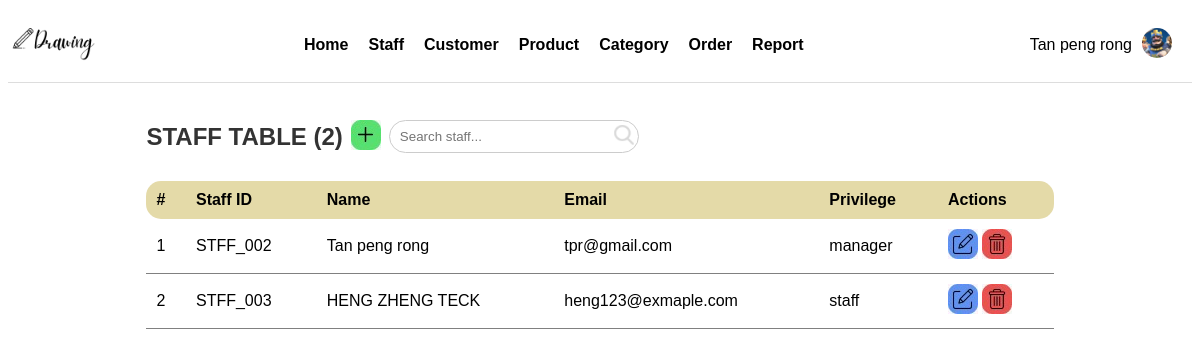
/admin_staff.php (signed in), run on the app's committed database.
### tables this page shows
CREATE TABLE `users` (
  `userId` varchar(100) NOT NULL,
  `userName` varchar(100) DEFAULT NULL,
  `email` varchar(100) DEFAULT NULL,
  `password` varchar(100) DEFAULT NULL,
  `phone` varchar(100) DEFAULT NULL,
  `birthday` varchar(100) DEFAULT NULL,
  `gender` varchar(100) DEFAULT NULL,
  `profile_image` varchar(100) DEFAULT NULL,
  `role` enum('customer','staff','manager') DEFAULT NULL
);

### admin_staff.php (the view, shortened to what this page needs)
<!DOCTYPE html>
<html lang="en">
<head>
    <link rel="stylesheet" href="css/table.css">
</head>
<body>
<?php include 'header_admin.php' ?>
    <?php
    $searchKeyword = isset($_GET['search_keyword']) ? trim($_GET['search_keyword']) : "";
    if (!empty($searchKeyword)) {
        $stm = $_db->prepare("SELECT * FROM users WHERE (userName LIKE ?
    OR email LIKE ? OR phone LIKE ? OR userId LIKE ?) AND (role='staff' OR role='manager')");
        $searchTerm = "%$searchKeyword%";
        $stm->execute([$searchTerm, $searchTerm, $searchTerm, $searchTerm]);
    } else {
        $stm = $_db->prepare("SELECT * FROM users WHERE (role='staff' OR role='manager') ");
        $stm->execute();
    }
    $staffData = $stm->fetchAll(PDO::FETCH_ASSOC);
    $count = 1;
    ?>
    <div class="staff-container">
        <div class="content">
            <div class="header-container">
                <h2>STAFF TABLE (<?= count($staffData) ?>) </h2>
                <div>
                    <a href="admin_add_staff.php"><img src="image/add.png" alt="add" /></a>
                </div>
                <form method="GET" id="searchForm">
                    <div class="search-box">
                        <input type="text" class="search_keyword" name="search_keyword" id="searchInput" placeholder="Search staff..."></input>
                        <button id="searchButton" name="search" value="search">
                            <img src="image/search.png" alt="search" />
                        </button>
                    </div>
                </form>
            </div>
            <form method="POST" action="admin_staff.php" id="deleteForm">
                <table>
                    <thead>
                        <tr>
                            <th>#</th>
                            <th>Staff ID</th>
                            <th>Name</th>
                            <th>Email</th>
                            <th>Privilege</th>
                            <th>Actions</th>
                        </tr>
                    </thead>
                    <tbody>
                        <?php foreach ($staffData as $index => $staff): ?>
                            <tr>
                                <td><?= $count++ ?></td>
                                <td><?= $staff["userId"] ?></td>
                                <td><?= $staff["userName"] ?></td>
                                <td><?= $staff["email"] ?></td>
                                <td><?= $staff["role"] ?></td>
                                <td>
                                    <a href="admin_edit_staff.php?staffId=<?= $staff["userId"] ?>"><img src="image/edit.png" alt="edit" /></a>
                                    <a href="admin_delete_user.php?staffId=<?= $staff["userId"] ?>"
                                        onclick="return confirm('Are you sure you want to delete this staff member?');">
                                        <img src="image/delete.png" alt="delete" />
                                    </a>
                                </td>
                            </tr>
                        <?php endforeach; ?>
                    </tbody>
                </table>
            </form>
        </div>
</body>
</html>

### header_admin.php (shortened to what this page needs)
<?php
require 'base.php';
$id = isset($_SESSION['ADMINID'] ) ?   $_SESSION['ADMINID']  : null;
$message =  isset($_SESSION['message']) ? $_SESSION['message'] : null;
$stm = $_db->prepare("SELECT * FROM users WHERE userId = ?");
$stm->execute([$id]);
$result = $stm->fetch(PDO::FETCH_ASSOC);
?>
<!DOCTYPE html>
<html lang="en">
<head>
    <link rel="stylesheet" href="css/header_admin.css">
</head>
<body>
    <header>
        <div class="logo_box">
            <img src="image/logo.png" alt="Logo" />
        </div>
        <nav class="nav-bar">
            <a href="admin_home.php">Home</a>
            <a href="admin_staff.php">Staff</a>
            <a href="admin_customer.php">Customer</a>
            <a href="admin_product.php">Product</a>
            <a href="admin_category.php">Category</a>
            <a href="admin_order.php">Order</a>
            <a href="report.php">Report</a>
        </nav>
        <?php if (!empty($id) || !empty($message)): ?>
            <div class="userinfo_box">
                <p><?= $result['userName']?? "" ?></p>
                <div class="dropdown">
                <img class="user_img" src="<?= $result['profile_image']?? ""?>" alt="user" />
                </div>
            </div>
        <?php else: ?>
           <?php redirect("admin_login.php")?>
        <?php endif; ?>
    </header>
</body>
</html>

### css/table.css (style rules this page uses)
.staff-container { width: 80%; margin: auto; padding: 20px; }
h2 { display: flex; align-items: center; color: #333; }
table { width: 100%; border-collapse: collapse; margin-top: 10px; }
thead { background: rgba(201, 182, 83, 0.5); padding: 10px; text-align: left; color: var(--grey); }
th, td { padding: 10px; text-align: left; }
thead>tr>th:first-child { border-radius: 15px 0 0 15px; }
thead>tr>th:last-child { border-radius: 0 15px 15px 0; }
td { border-bottom: 1px solid grey; padding: 10px; }
.header-container { display: flex; align-items: center; gap: 8px; }
.header-container button { border: none; }
.search-box { position: relative; display: flex; align-items: center; width: 250px; }
.search_keyword { width: 100%; padding: 8px 40px 8px 10px; border: 1px solid #ccc; border-radius: 20px; outline: none; }
#searchButton { position: absolute; right: 5px; border: none; background: none; cursor: pointer; }
#searchButton img { width: 20px; height: 20px; }

### css/header_admin.css (style rules this page uses)
* { padding: 0; box-sizing: border-box; font-family: Arial, sans-serif; }
header { display: flex; justify-content: space-between; align-items: center; background: white; padding: 10px 20px; border-bottom: 1px solid #ddd; }
.logo_box img { height: 50px; width: auto; transform: scale(2.0); }
.nav-bar { display: flex; gap: 20px; }
.nav-bar a { text-decoration: none; color: black; font-weight: bold; }
.userinfo_box { display: flex; align-items: center; gap: 10px; }
.user_img { border-radius: 50%; width: 30px; height: 30px; }

### data on the page
users: userName "Tan peng rong", profile_image (picture), userId "STFF_002", email "tpr@gmail.com", role "manager"
users: userId "STFF_003", userName "HENG ZHENG TECK", email "heng123@exmaple.com", role "staff"

### other printed values
count($staffData) "2"
